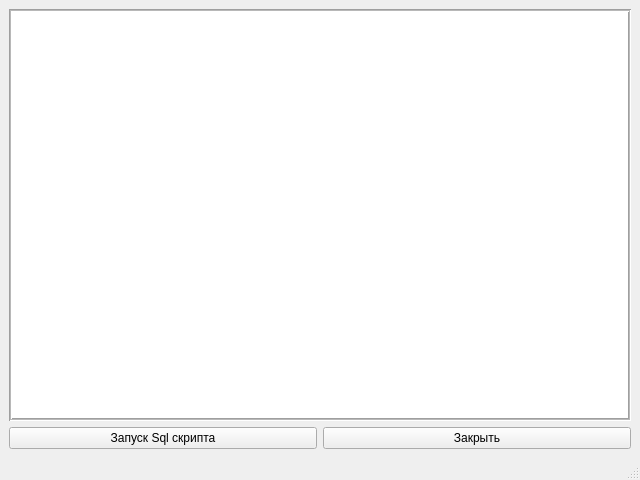
<?xml version="1.0" encoding="UTF-8"?>
<ui version="4.0">
 <class>SqlView</class>
 <widget class="QMainWindow" name="SqlView">
  <property name="geometry">
   <rect>
    <x>0</x>
    <y>0</y>
    <width>640</width>
    <height>480</height>
   </rect>
  </property>
  <property name="windowTitle">
   <string>MainWindow</string>
  </property>
  <widget class="QWidget" name="centralwidget">
   <layout class="QVBoxLayout" name="verticalLayout_2">
    <item>
     <layout class="QVBoxLayout" name="verticalLayout">
      <item>
       <widget class="QTableView" name="tvSql">
        <property name="font">
         <font>
          <pointsize>10</pointsize>
         </font>
        </property>
        <property name="frameShape">
         <enum>QFrame::Box</enum>
        </property>
        <property name="frameShadow">
         <enum>QFrame::Sunken</enum>
        </property>
        <property name="midLineWidth">
         <number>1</number>
        </property>
        <property name="sizeAdjustPolicy">
         <enum>QAbstractScrollArea::AdjustToContents</enum>
        </property>
        <property name="editTriggers">
         <set>QAbstractItemView::NoEditTriggers</set>
        </property>
        <property name="showDropIndicator" stdset="0">
         <bool>false</bool>
        </property>
        <property name="dragDropOverwriteMode">
         <bool>false</bool>
        </property>
        <property name="alternatingRowColors">
         <bool>true</bool>
        </property>
        <property name="gridStyle">
         <enum>Qt::DashLine</enum>
        </property>
       </widget>
      </item>
      <item>
       <layout class="QHBoxLayout" name="horizontalLayout">
        <item>
         <widget class="QPushButton" name="btnRun">
          <property name="text">
           <string>Запуск Sql скрипта</string>
          </property>
         </widget>
        </item>
        <item>
         <widget class="QPushButton" name="btnClose">
          <property name="text">
           <string>Закрыть</string>
          </property>
         </widget>
        </item>
       </layout>
      </item>
     </layout>
    </item>
   </layout>
  </widget>
  <widget class="QMenuBar" name="menubar">
   <property name="geometry">
    <rect>
     <x>0</x>
     <y>0</y>
     <width>640</width>
     <height>21</height>
    </rect>
   </property>
  </widget>
  <widget class="QStatusBar" name="statusbar"/>
 </widget>
 <resources/>
 <connections/>
</ui>
